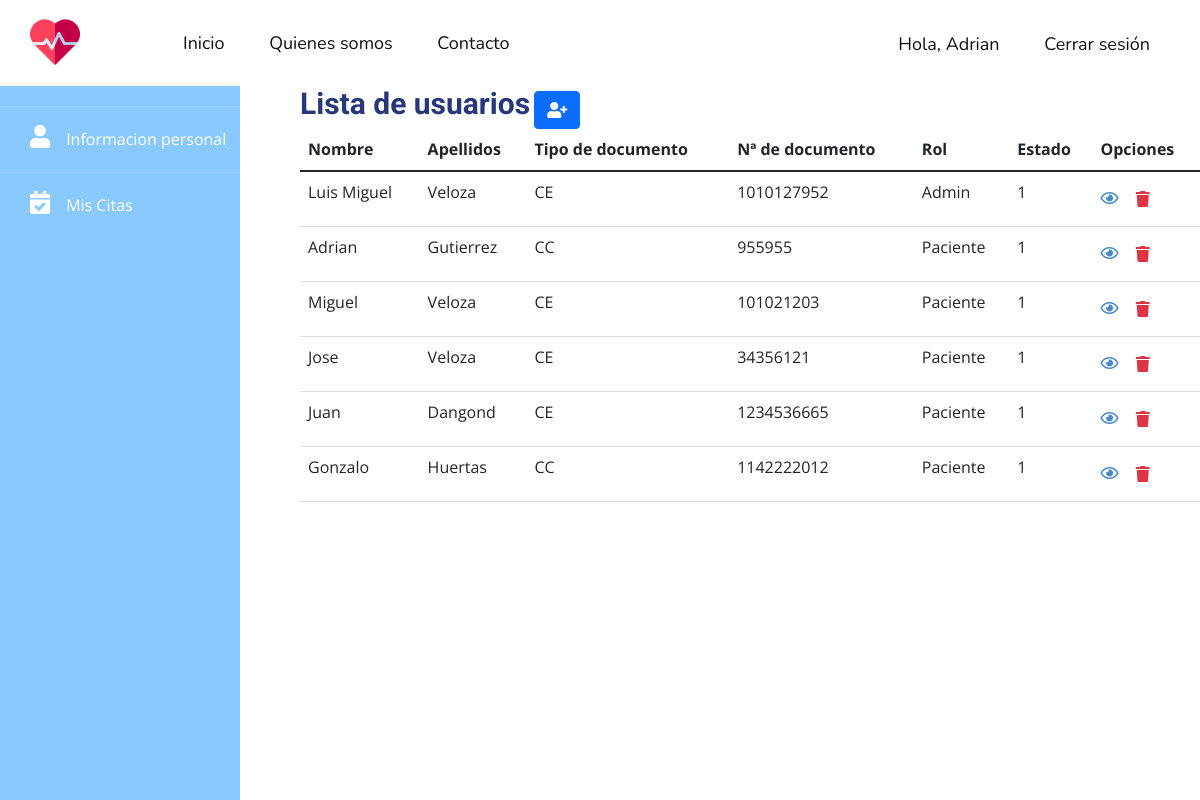
Screenshot of /all-users (signed in) with the database file from the repository.
### tables this page shows
CREATE TABLE users (id INTEGER PRIMARY KEY AUTOINCREMENT NOT NULL UNIQUE, first_name VARCHAR NOT NULL, last_name VARCHAR NOT NULL, email VARCHAR UNIQUE NOT NULL, phone VARCHAR, document_type VARCHAR (2) NOT NULL, document_number INTEGER NOT NULL UNIQUE, gender CHAR NOT NULL, address VARCHAR NOT NULL, password VARCHAR NOT NULL, role INTEGER NOT NULL, status INTEGER NOT NULL DEFAULT (1));

### app.py (the view)
@app.route('/all-users')
@login_required
def all_users():
    db = get_db()
    users = db.execute(
        'SELECT id, first_name, last_name, document_type, document_number, role, status  FROM users').fetchall()
    users = list(users)
    for user in users:
        for d in user:
            if user.index(d) == 5:
                print(d)
    return render_template('/users/all-users.html', users=users)

### app.py (called while the page is built)
def login_required(view):
    @functools.wraps(view)
    def wrapped_view(**kwargs):
        if g.user is None:
            return redirect(url_for('login'))
        return view(**kwargs)
    return wrapped_view

@app.before_request
def load_logged_in_user():
    user_id = session.get('user_id')
    if user_id is None:
        g.user = None
    else:
        db = get_db()
        g.user = db.execute('SELECT * FROM users WHERE id = ?', (user_id,)).fetchone()

### db.py (called while the page is built)
def get_db():
    try:
        if 'db' not in g:
            g.db = sqlite3.connect('hospital.db')
        return g.db
    except Error:
        print(Error)

### templates/users/all-users.html (shortened to what this page needs)
{% extends "layout.html" %}
{% block content %}
    {% include '/template-parts/sidebar.html' %}
    <div class="main">
        <h1 style="display: inline">Lista de usuarios</h1>
        <a href="{{ url_for('create_user') }}" class="btn btn-primary"><i class="fas fa-user-plus"></i>
        </a>
        <table class="table">
            <thead class="thead-dark">
            <tr>
                <th scope="col">Nombre</th>
                <th scope="col">Apellidos</th>
                <th scope="col">Tipo de documento</th>
                <th scope="col">Nª de documento</th>
                <th scope="col">Rol</th>
                <th scope="col">Estado</th>
                <th scope="col">Opciones</th>
            </tr>
            </thead>
            <tbody>
            {% for user in users %}
                <tr>
                    <form method="post" action="{{ url_for('delete_user', id=user[0]) }}">
                        <td>{{ user[1] }}</td>
                        <td>{{ user[2] }}</td>
                        <td>{{ user[3] }}</td>
                        <td>{{ user[4] }}</td>
                        {% if user[5] == 1 %}
                            <td>Admin</td>
                        {% elif user[5] == 2 %}
                            <td>Médico</td>
                        {% elif user[5] == 3 %}
                            <td>Paciente</td>
                        {% endif %}
                        <td>{{ user[6] }}</td>
                        <td>
                            <a href="{{ url_for('get_user', id=user[0]) }}">
                                <i class="far fa-eye"></i>
                            </a>
                            <button type="submit" class="text-danger btn ml-3">
                                <i class="fas fa-trash"></i>
                            </button>
                        </td>
                    </form>
                </tr>
            {% endfor %}
            </tbody>
        </table>
    </div>
{% endblock %}

### templates/template-parts/header.html (shortened to what this page needs)
<header class="u-clearfix u-header u-header" id="sec-f901">
    <div class="u-clearfix u-sheet u-sheet-1">
        <a href="{{ url_for('index') }}" class="u-image u-logo u-image-1" data-image-width="512"
           data-image-height="512">
            <img src="{{ url_for('static', filename="images/cardiogram.png") }}" class="u-logo-image u-logo-image-1"
                 alt="">
        </a>
        <nav class="u-menu u-menu-dropdown u-offcanvas u-menu-1">
            <div class="u-custom-menu u-nav-container">
                <ul class="u-custom-font u-nav u-unstyled u-nav-1">
                    <li class="u-nav-item">
                        <a class="u-active-custom-color-2 u-button-style u-hover-custom-color-1 u-nav-link u-text-active-black u-text-hover-white"
                           href="{{ url_for('index') }}" style="padding: 10px 20px;">Inicio</a>
                    </li>
                    <li class="u-nav-item">
                        <a class="u-active-custom-color-2 u-button-style u-hover-custom-color-1 u-nav-link u-text-active-black u-text-hover-white"
                           href="{{ url_for('about_us') }}" style="padding: 10px 20px;">Quienes somos</a>
                    </li>
                    <li class="u-nav-item">
                        <a class="u-active-custom-color-2 u-button-style u-hover-custom-color-1 u-nav-link u-text-active-black u-text-hover-white"
                           href="{{ url_for('contact_us') }}" style="padding: 10px 20px;">Contacto</a>
                    </li>
                </ul>
            </div>
        </nav>
        <nav class="u-menu u-menu-dropdown u-offcanvas u-menu-2">
            <div class="u-custom-menu u-nav-container">
                <ul class="u-custom-font u-nav u-unstyled u-nav-3">
                    {% if not g.user %}
                        <li class="u-nav-item"><a
                                class="u-active-custom-color-2 u-button-style u-hover-custom-color-1 u-nav-link u-text-active-black u-text-hover-white"
                                href="{{ url_for('login') }}" style="padding: 10px 20px;">Iniciar sesión</a>
                        </li>
                        <li class="u-nav-item"><a
                                class="u-active-custom-color-2 u-button-style u-hover-custom-color-1 u-nav-link u-text-active-black u-text-hover-white"
                                href="{{ url_for('register') }}" style="padding: 10px 20px;">Registrarse</a>
                        </li>
                    {% else %}
                        <li class="u-nav-item"><a
                                class="u-active-custom-color-2 u-button-style u-hover-custom-color-1 u-nav-link u-text-active-black u-text-hover-white"
                                href="{{ url_for('dashboard') }}" style="padding: 10px 20px;">Hola, {{ g.user[1] }}</a>
                        </li>
                        <li class="u-nav-item"><a
                                class="u-active-custom-color-2 u-button-style u-hover-custom-color-1 u-nav-link u-text-active-black u-text-hover-white"
                                href="{{ url_for('logout') }}" style="padding: 10px 20px;">Cerrar sesión</a>
                        </li>
                    {% endif %}
                </ul>
            </div>
        </nav>
    </div>
</header>

### static/css/app.css (style rules this page uses)
* { margin: 0; padding: 0; text-decoration: none; }
li { list-style: none; }
ul { padding-left: 0; }
.sidebar + .main { margin-left: 300px; }
.sidebar + .main h1 { color: #28377a; font-size: 30px; font-weight: bold; }

### rows the page displays
users: first_name "Adrian", last_name "Gutierrez", document_type "CC", document_number "955955", role "Paciente", status "1"
users: first_name "Luis Miguel", last_name "Veloza", document_type "CE", document_number "1010127952", role "Admin", status "1"
users: first_name "Miguel", last_name "Veloza", document_type "CE", document_number "101021203", role "Paciente", status "1"
users: first_name "Jose", last_name "Veloza", document_type "CE", document_number "34356121", role "Paciente", status "1"
users: first_name "Juan", last_name "Dangond", document_type "CE", document_number "1234536665", role "Paciente", status "1"
users: first_name "Gonzalo", last_name "Huertas", document_type "CC", document_number "1142222012", role "Paciente", status "1"
